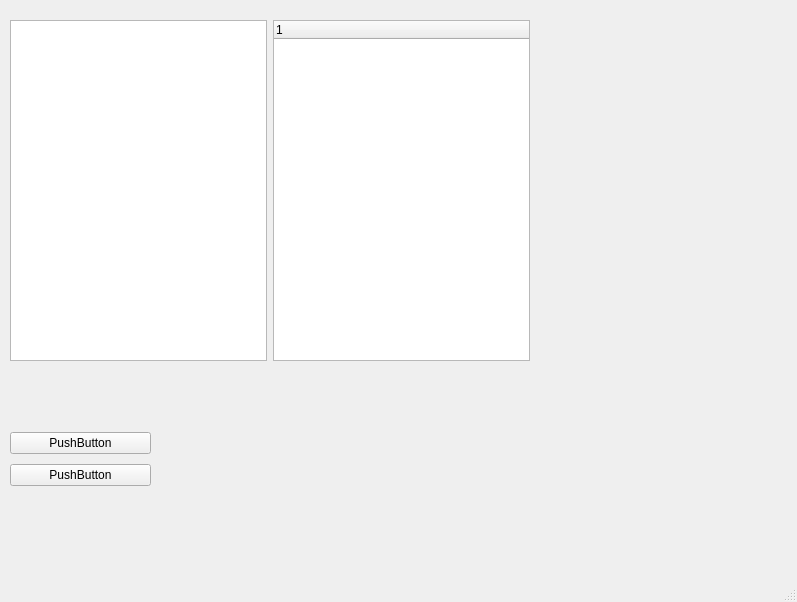
<?xml version="1.0" encoding="UTF-8"?>
<ui version="4.0">
 <class>MainWindow</class>
 <widget class="QMainWindow" name="MainWindow">
  <property name="geometry">
   <rect>
    <x>0</x>
    <y>0</y>
    <width>797</width>
    <height>602</height>
   </rect>
  </property>
  <property name="windowTitle">
   <string>MainWindow</string>
  </property>
  <widget class="QWidget" name="centralwidget">
   <widget class="QWidget" name="layoutWidget">
    <property name="geometry">
     <rect>
      <x>10</x>
      <y>380</y>
      <width>141</width>
      <height>110</height>
     </rect>
    </property>
    <layout class="QVBoxLayout" name="verticalLayout">
     <item>
      <spacer name="horizontalSpacer">
       <property name="orientation">
        <enum>Qt::Horizontal</enum>
       </property>
       <property name="sizeHint" stdset="0">
        <size>
         <width>68</width>
         <height>48</height>
        </size>
       </property>
      </spacer>
     </item>
     <item>
      <widget class="QPushButton" name="pushButton_2">
       <property name="text">
        <string>PushButton</string>
       </property>
      </widget>
     </item>
     <item>
      <widget class="QPushButton" name="pushButton">
       <property name="text">
        <string>PushButton</string>
       </property>
      </widget>
     </item>
    </layout>
   </widget>
   <widget class="QWidget" name="widget" native="true">
    <property name="geometry">
     <rect>
      <x>10</x>
      <y>0</y>
      <width>661</width>
      <height>361</height>
     </rect>
    </property>
    <widget class="QWidget" name="">
     <property name="geometry">
      <rect>
       <x>0</x>
       <y>20</y>
       <width>520</width>
       <height>341</height>
      </rect>
     </property>
     <layout class="QHBoxLayout" name="horizontalLayout">
      <item>
       <widget class="QTreeView" name="treeView"/>
      </item>
      <item>
       <widget class="QTreeWidget" name="treeWidget">
        <column>
         <property name="text">
          <string notr="true">1</string>
         </property>
        </column>
       </widget>
      </item>
     </layout>
    </widget>
   </widget>
  </widget>
  <widget class="QMenuBar" name="menubar">
   <property name="geometry">
    <rect>
     <x>0</x>
     <y>0</y>
     <width>797</width>
     <height>21</height>
    </rect>
   </property>
  </widget>
  <widget class="QStatusBar" name="statusBar"/>
 </widget>
 <resources/>
 <connections/>
</ui>
